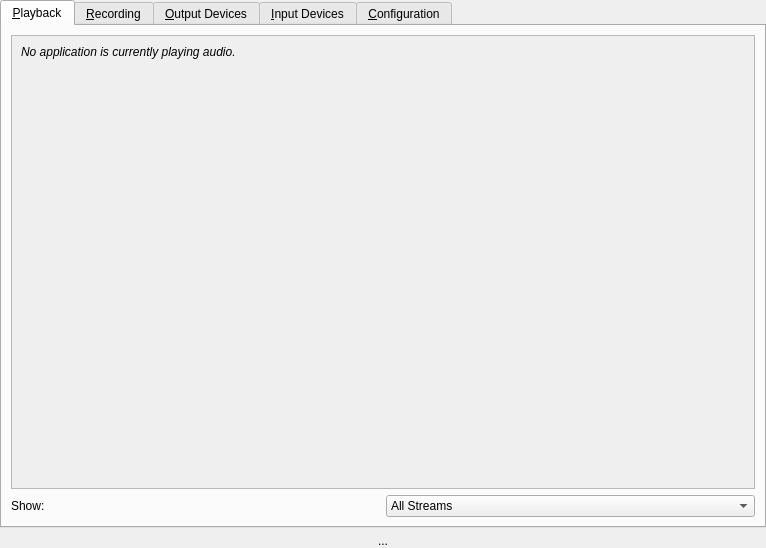
<?xml version="1.0" encoding="UTF-8"?>
<ui version="4.0">
 <class>MainWindow</class>
 <widget class="QDialog" name="MainWindow">
  <property name="geometry">
   <rect>
    <x>0</x>
    <y>0</y>
    <width>766</width>
    <height>548</height>
   </rect>
  </property>
  <property name="windowTitle">
   <string>Volume Control</string>
  </property>
  <property name="windowIcon">
   <iconset theme="multimedia-volume-control">
    <normaloff>.</normaloff>.</iconset>
  </property>
  <layout class="QVBoxLayout" name="verticalLayout">
      <property name="margin">
          <number>0</number>
      </property>
   <item>
    <widget class="QTabWidget" name="notebook">
     <property name="currentIndex">
      <number>0</number>
     </property>
     <widget class="QWidget" name="tab">
      <attribute name="title">
       <string>&amp;Playback</string>
      </attribute>
      <layout class="QGridLayout" name="gridLayout">
       <item row="0" column="0" colspan="2">
        <widget class="QScrollArea" name="scrollArea">
         <property name="widgetResizable">
          <bool>true</bool>
         </property>
         <widget class="QWidget" name="streamsVBox">
          <property name="geometry">
           <rect>
            <x>0</x>
            <y>0</y>
            <width>730</width>
            <height>423</height>
           </rect>
          </property>
          <property name="sizePolicy">
           <sizepolicy hsizetype="Preferred" vsizetype="Maximum">
            <horstretch>0</horstretch>
            <verstretch>0</verstretch>
           </sizepolicy>
          </property>
          <layout class="QVBoxLayout" name="verticalLayout_2">
           <item>
            <widget class="QLabel" name="noStreamsLabel">
             <property name="text">
              <string>&lt;i&gt;No application is currently playing audio.&lt;/i&gt;</string>
             </property>
            </widget>
           </item>
          </layout>
         </widget>
        </widget>
       </item>
       <item row="1" column="0">
        <widget class="QLabel" name="label">
         <property name="text">
          <string>Show:</string>
         </property>
        </widget>
       </item>
       <item row="1" column="1">
        <widget class="QComboBox" name="sinkInputTypeComboBox">
         <item>
          <property name="text">
           <string>All Streams</string>
          </property>
         </item>
         <item>
          <property name="text">
           <string>Applications</string>
          </property>
         </item>
         <item>
          <property name="text">
           <string>Virtual Streams</string>
          </property>
         </item>
        </widget>
       </item>
      </layout>
     </widget>
     <widget class="QWidget" name="tab_2">
      <attribute name="title">
       <string>&amp;Recording</string>
      </attribute>
      <layout class="QGridLayout" name="gridLayout_2">
       <item row="0" column="0" colspan="2">
        <widget class="QScrollArea" name="scrollArea_2">
         <property name="widgetResizable">
          <bool>true</bool>
         </property>
         <widget class="QWidget" name="recsVBox">
          <property name="geometry">
           <rect>
            <x>0</x>
            <y>0</y>
            <width>730</width>
            <height>423</height>
           </rect>
          </property>
          <property name="sizePolicy">
           <sizepolicy hsizetype="Preferred" vsizetype="Maximum">
            <horstretch>0</horstretch>
            <verstretch>0</verstretch>
           </sizepolicy>
          </property>
          <layout class="QVBoxLayout" name="verticalLayout_3">
           <item>
            <widget class="QLabel" name="noRecsLabel">
             <property name="text">
              <string>&lt;i&gt;No application is currently recording audio.&lt;/i&gt;</string>
             </property>
            </widget>
           </item>
          </layout>
         </widget>
        </widget>
       </item>
       <item row="1" column="0">
        <widget class="QLabel" name="label_2">
         <property name="text">
          <string>Show:</string>
         </property>
        </widget>
       </item>
       <item row="1" column="1">
        <widget class="QComboBox" name="sourceOutputTypeComboBox">
         <item>
          <property name="text">
           <string>All Streams</string>
          </property>
         </item>
         <item>
          <property name="text">
           <string>Applications</string>
          </property>
         </item>
         <item>
          <property name="text">
           <string>Virtual Streams</string>
          </property>
         </item>
        </widget>
       </item>
      </layout>
     </widget>
     <widget class="QWidget" name="tab_3">
      <attribute name="title">
       <string>&amp;Output Devices</string>
      </attribute>
      <layout class="QGridLayout" name="gridLayout_3">
       <item row="0" column="0" colspan="2">
        <widget class="QScrollArea" name="scrollArea_3">
         <property name="widgetResizable">
          <bool>true</bool>
         </property>
         <widget class="QWidget" name="sinksVBox">
          <property name="geometry">
           <rect>
            <x>0</x>
            <y>0</y>
            <width>730</width>
            <height>423</height>
           </rect>
          </property>
          <property name="sizePolicy">
           <sizepolicy hsizetype="Preferred" vsizetype="Maximum">
            <horstretch>0</horstretch>
            <verstretch>0</verstretch>
           </sizepolicy>
          </property>
          <layout class="QVBoxLayout" name="verticalLayout_4">
           <item>
            <widget class="QLabel" name="noSinksLabel">
             <property name="text">
              <string>&lt;i&gt;No output devices available&lt;/i&gt;</string>
             </property>
            </widget>
           </item>
          </layout>
         </widget>
        </widget>
       </item>
       <item row="1" column="0">
        <widget class="QLabel" name="label_3">
         <property name="text">
          <string>Show:</string>
         </property>
        </widget>
       </item>
       <item row="1" column="1">
        <widget class="QComboBox" name="sinkTypeComboBox">
         <item>
          <property name="text">
           <string>All Output Devices</string>
          </property>
         </item>
         <item>
          <property name="text">
           <string>Hardware Output Devices</string>
          </property>
         </item>
         <item>
          <property name="text">
           <string>Virtual Output Devices</string>
          </property>
         </item>
        </widget>
       </item>
      </layout>
     </widget>
     <widget class="QWidget" name="tab_4">
      <attribute name="title">
       <string>&amp;Input Devices</string>
      </attribute>
      <layout class="QGridLayout" name="gridLayout_4">
       <item row="0" column="0" colspan="2">
        <widget class="QScrollArea" name="scrollArea_4">
         <property name="widgetResizable">
          <bool>true</bool>
         </property>
         <widget class="QWidget" name="sourcesVBox">
          <property name="geometry">
           <rect>
            <x>0</x>
            <y>0</y>
            <width>730</width>
            <height>423</height>
           </rect>
          </property>
          <property name="sizePolicy">
           <sizepolicy hsizetype="Preferred" vsizetype="Maximum">
            <horstretch>0</horstretch>
            <verstretch>0</verstretch>
           </sizepolicy>
          </property>
          <layout class="QVBoxLayout" name="verticalLayout_5">
           <item>
            <widget class="QLabel" name="noSourcesLabel">
             <property name="text">
              <string>&lt;i&gt;No input devices available&lt;/i&gt;</string>
             </property>
            </widget>
           </item>
          </layout>
         </widget>
        </widget>
       </item>
       <item row="1" column="0">
        <widget class="QLabel" name="label_4">
         <property name="text">
          <string>Show:</string>
         </property>
        </widget>
       </item>
       <item row="1" column="1">
        <widget class="QComboBox" name="sourceTypeComboBox">
         <item>
          <property name="text">
           <string>All Input Devices</string>
          </property>
         </item>
         <item>
          <property name="text">
           <string>All Except Monitors</string>
          </property>
         </item>
         <item>
          <property name="text">
           <string>Hardware Input Devices</string>
          </property>
         </item>
         <item>
          <property name="text">
           <string>Virtual Input Devices</string>
          </property>
         </item>
         <item>
          <property name="text">
           <string>Monitors</string>
          </property>
         </item>
        </widget>
       </item>
      </layout>
     </widget>
     <widget class="QWidget" name="tab_5">
      <attribute name="title">
       <string>&amp;Configuration</string>
      </attribute>
      <layout class="QVBoxLayout" name="verticalLayout_7">
       <item>
        <widget class="QScrollArea" name="scrollArea_5">
         <property name="widgetResizable">
          <bool>true</bool>
         </property>
         <widget class="QWidget" name="cardsVBox">
          <property name="geometry">
           <rect>
            <x>0</x>
            <y>0</y>
            <width>730</width>
            <height>433</height>
           </rect>
          </property>
          <property name="sizePolicy">
           <sizepolicy hsizetype="Preferred" vsizetype="Maximum">
            <horstretch>0</horstretch>
            <verstretch>0</verstretch>
           </sizepolicy>
          </property>
          <layout class="QVBoxLayout" name="verticalLayout_6">
           <item>
            <widget class="QLabel" name="noCardsLabel">
             <property name="text">
              <string>&lt;i&gt;No cards available for configuration&lt;/i&gt;</string>
             </property>
            </widget>
           </item>
          </layout>
         </widget>
        </widget>
       </item>
       <item>
        <widget class="QCheckBox" name="showVolumeMetersCheckButton">
         <property name="text">
          <string>Show volume meters</string>
         </property>
        </widget>
       </item>
      </layout>
     </widget>
    </widget>
   </item>
   <item>
    <widget class="QLabel" name="connectingLabel">
     <property name="text">
      <string>...</string>
     </property>
     <property name="alignment">
      <set>Qt::AlignCenter</set>
     </property>
    </widget>
   </item>
  </layout>
 </widget>
 <resources/>
 <connections/>
</ui>
